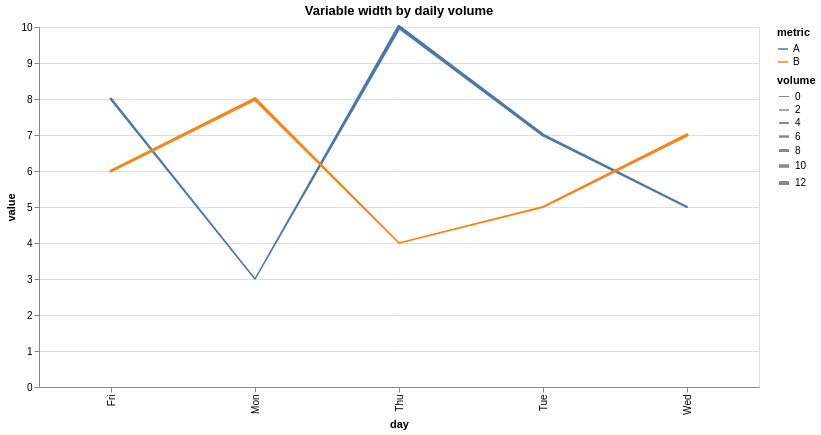

The specification (Vega-Lite) saved for this image:
### Vega-Lite specification from a JSON file in a GitHub repository (floating-point values rounded to 4 significant figures)
{"$schema": "https://vega.github.io/schema/vega-lite/v5.json", "title": "Variable width by daily volume", "width": 720, "height": 360, "mark": "trail", "data": {"values": [{"day": "Mon", "metric": "A", "value": 3, "volume": 2}, {"day": "Tue", "metric": "A", "value": 7, "volume": 8}, {"day": "Wed", "metric": "A", "value": 5, "volume": 4}, {"day": "Thu", "metric": "A", "value": 10, "volume": 12}, {"day": "Fri", "metric": "A", "value": 8, "volume": 7}, {"day": "Mon", "metric": "B", "value": 8, "volume": 10}, {"day": "Tue", "metric": "B", "value": 5, "volume": 4}, {"day": "Wed", "metric": "B", "value": 7, "volume": 9}, {"day": "Thu", "metric": "B", "value": 4, "volume": 3}, {"day": "Fri", "metric": "B", "value": 6, "volume": 8}]}, "encoding": {"x": {"field": "day", "type": "ordinal"}, "y": {"field": "value", "type": "quantitative"}, "color": {"field": "metric", "type": "nominal"}, "size": {"field": "volume", "type": "quantitative"}}}
